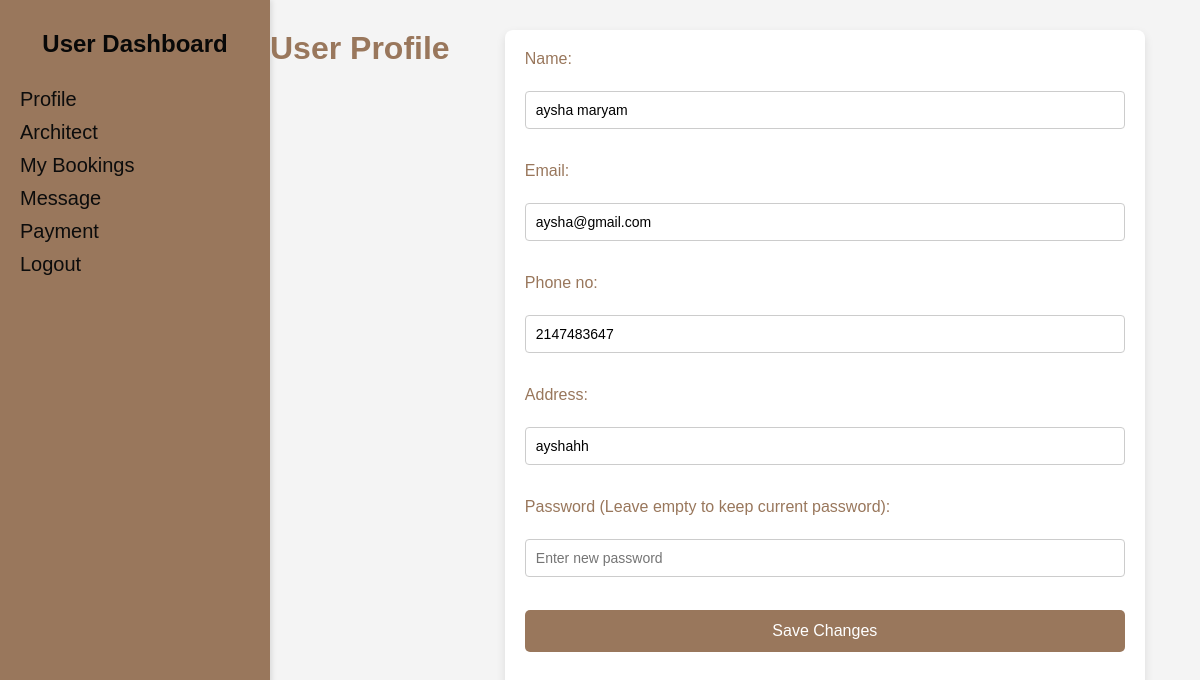
Screenshot of /raising-master_new/update-user-profile.php (signed in) with the database file from the repository.
### tables this page shows
CREATE TABLE `user_details` (
  `userid` bigint(20) NOT NULL,
  `name` varchar(200) NOT NULL,
  `email` varchar(200) NOT NULL,
  `phoneno` int(10) NOT NULL,
  `address` varchar(200) NOT NULL,
  `password` varchar(8) NOT NULL
);

### raising-master_new/update-user-profile.php (the view, shortened to what this page needs)
<?php
include 'user-side.php';
$host = 'localhost';
$user = 'root';
$password = '';
$dbname = 'buildmax';
$conn = new mysqli($host, $user, $password, $dbname);
$p = $_SESSION["username"];
$query = "SELECT * FROM user_details WHERE email = '$p'";
$stmt = $conn->prepare($query);
$stmt->execute();
$result = $stmt->get_result();
$user = $result->fetch_assoc();
?>
<!DOCTYPE html>
<html lang="en">
<head>
</head>
<body>
    <h1>User Profile</h1>
    <form action="" method="POST">
        <label for="name">Name:</label><br>
        <input type="text" id="name" name="name" value="<?php echo htmlspecialchars($user['name']); ?>" required><br><br>
        <label for="email">Email:</label><br>
        <input type="email" id="email" name="email" value="<?php echo htmlspecialchars($user['email']); ?>" required><br><br>
        <label for="phoneno">Phone no:</label><br>
        <input type="tel" id="phoneno" name="phoneno" value="<?php echo htmlspecialchars($user['phoneno']); ?>" required><br><br>
        <label for="address">Address:</label><br>
        <input type="text" id="address" name="address" value="<?php echo htmlspecialchars($user['address']); ?>" required><br><br>
        <label for="password">Password (Leave empty to keep current password):</label><br>
        <input type="password" id="password" name="password" placeholder="Enter new password"><br><br>
        <button type="submit" name="submit" id="submit">Save Changes</button>
    </form>
</body>
</html>
<html>
    <head></head>
    <body>
    <link rel="stylesheet" type="text/css" href="updateuser.css">
  </body>
  </html>

### raising-master_new/admin-dash.css (style rules this page uses)
body { margin: 0; font-family: Arial, sans-serif; color: #2c3e50; }

### raising-master_new/updateuser.css (style rules this page uses)
body { font-family: Arial, sans-serif; background-color: #f4f4f4; color: #333; margin: 0; padding: 0; }
h1 { text-align: center; color: #99775C; margin-top: 30px; }
form { width: 80%; max-width: 600px; margin: 30px auto; background-color: #fff; padding: 20px; border-radius: 8px; box-shadow: 0 4px 10px rgba(0, 0, 0, 0.1); }
label { font-size: 16px; color: #99775C; margin-bottom: 5px; display: block; }
input[type="text"], input[type="email"], input[type="tel"], input[type="password"] { width: 100%; padding: 10px; margin-bottom: 15px; border: 1px solid #ccc; border-radius: 4px; font-size: 14px; box-sizing: border-box; }
button { background-color: #99775C; color: white; padding: 12px 25px; border: none; border-radius: 5px; cursor: pointer; font-size: 16px; width: 100%; transition: background-color 0.3s ease; }

### rows the page displays
user_details: name "aysha maryam", email "aysha@gmail.com", phoneno "2147483647", address "ayshahh"
